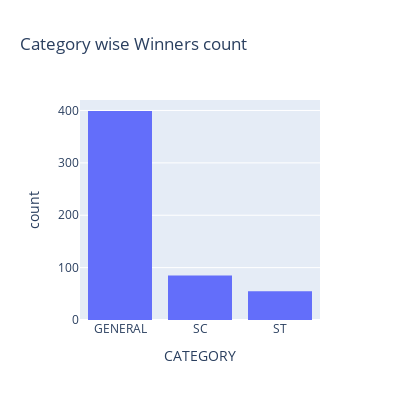

The notebook cell saved with this chart:
### Code cell
from plotly.subplots import make_subplots
fig1=px.histogram(df[df['WINNER']==1], x="CATEGORY",title='Category wise Winners count')
fig1.update_layout(
    autosize=False,
    width=400,
    height=400,)

fig1.show()

### Figure 1 — Plotly figure (JSON) as saved in the notebook; plotly's stock layout.template omitted (floating-point values rounded to 4 significant figures; data arrays with more than 128 entries replaced by an {"elided": "..."} marker saying what was removed)
{"data": [{"alignmentgroup": "True", "bingroup": "x", "hovertemplate": "CATEGORY=%{x}<br>count=%{y}<extra></extra>", "legendgroup": "", "marker": {"color": "#636efa", "pattern": {"shape": ""}}, "name": "", "offsetgroup": "", "orientation": "v", "showlegend": false, "type": "histogram", "x": {"elided": "539 str values"}, "xaxis": "x", "yaxis": "y"}], "layout": {"autosize": false, "barmode": "relative", "height": 400, "legend": {"tracegroupgap": 0}, "title": {"text": "Category wise Winners count"}, "width": 400, "xaxis": {"anchor": "y", "domain": [0, 1], "title": {"text": "CATEGORY"}}, "yaxis": {"anchor": "x", "domain": [0, 1], "title": {"text": "count"}}}}
